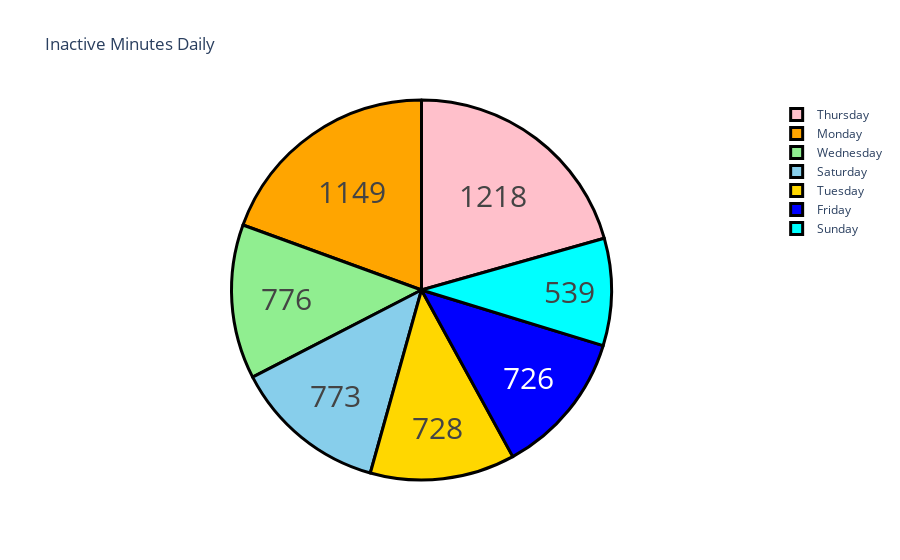

Here is the notebook cell this chart was saved with:
### Markdown cell above
Посмотрим на количество неактивного времени каждого дня

### Code cell
day = df["Day"].value_counts()
label = day.index
counts = df["SedentaryMinutes"]
colors = ['gold','lightgreen', "pink", "blue", "skyblue", "cyan", "orange"]

fig = go.Figure(data=[go.Pie(labels=label, values=counts)])
fig.update_layout(title_text='Inactive Minutes Daily')
fig.update_traces(hoverinfo='label+percent', textinfo='value', textfont_size=30,
                  marker=dict(colors=colors, line=dict(color='black', width=3)))
fig.show()

### Figure 1 — Plotly figure (JSON) as saved in the notebook; plotly's stock layout.template omitted (floating-point values rounded to 4 significant figures; data arrays with more than 128 entries replaced by an {"elided": "..."} marker saying what was removed)
{"data": [{"hoverinfo": "label+percent", "labels": ["Tuesday", "Wednesday", "Thursday", "Friday", "Saturday", "Sunday", "Monday"], "marker": {"colors": ["gold", "lightgreen", "pink", "blue", "skyblue", "cyan", "orange"], "line": {"color": "black", "width": 3}}, "textfont": {"size": 30}, "textinfo": "value", "type": "pie", "values": {"elided": "940 int values"}}], "layout": {"title": {"text": "Inactive Minutes Daily"}}}
